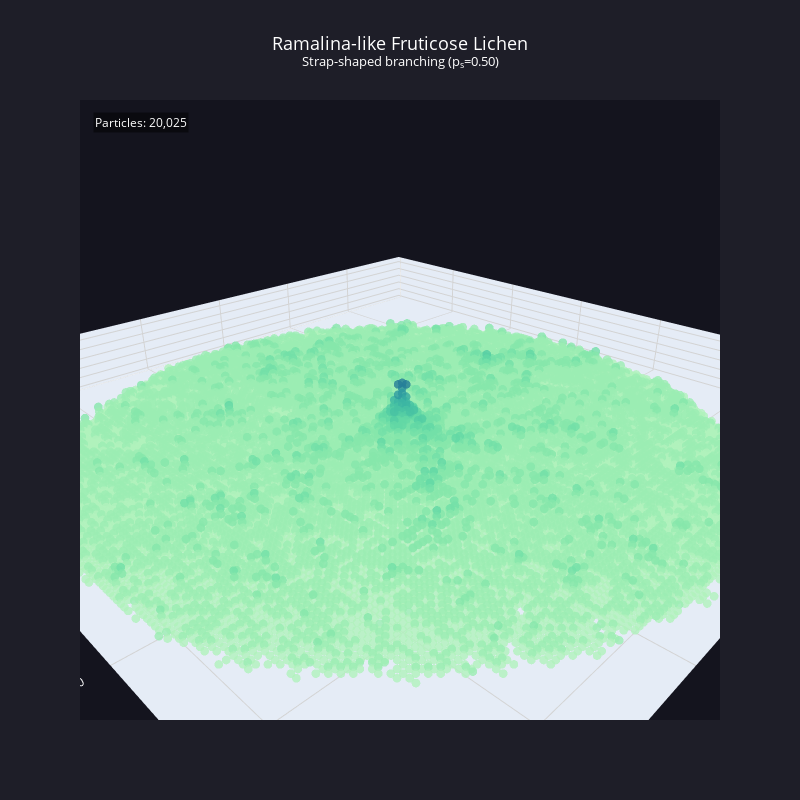

Notebook source saved alongside this figure:
### Code cell
# Visualize Ramalina-like structure
plot_fruticose_3d(
    ramalina_grid,
    title="Ramalina-like Fruticose Lichen<br><sup>Strap-shaped branching (p<sub>s</sub>=0.50)</sup>",
    colorscale='Tealgrn',
    subsample=1,
    point_size=3
)

### Figure 1 — Plotly figure (JSON) as saved in the notebook; plotly's stock layout.template omitted (floating-point values rounded to 4 significant figures; data arrays with more than 128 entries replaced by an {"elided": "..."} marker saying what was removed)
{"data": [{"hovertemplate": "x: %{x}<br>y: %{y}<br>z: %{z}<extra></extra>", "marker": {"color": {"elided": "19403 float values"}, "colorscale": [[0, "rgb(176, 242, 188)"], [0.1667, "rgb(137, 232, 172)"], [0.3333, "rgb(103, 219, 165)"], [0.5, "rgb(76, 200, 163)"], [0.6667, "rgb(56, 178, 163)"], [0.8333, "rgb(44, 152, 160)"], [1, "rgb(37, 125, 152)"]], "line": {"width": 0}, "opacity": 0.8, "size": 3}, "mode": "markers", "type": "scatter3d", "x": {"elided": "19403 int values"}, "y": {"elided": "19403 int values"}, "z": {"elided": "19403 int values"}}], "layout": {"annotations": [{"bgcolor": "rgba(0,0,0,0.5)", "font": {"color": "white", "size": 12}, "showarrow": false, "text": "Particles: 20,025", "x": 0.02, "xref": "paper", "y": 0.98, "yref": "paper"}], "font": {"color": "white"}, "height": 800, "paper_bgcolor": "rgb(30, 30, 40)", "scene": {"aspectmode": "data", "bgcolor": "rgb(20, 20, 30)", "camera": {"eye": {"x": 1.5, "y": 1.5, "z": 1}, "up": {"x": 0, "y": 0, "z": 1}}, "xaxis": {"gridcolor": "lightgray", "showgrid": true, "title": {"text": "X"}}, "yaxis": {"gridcolor": "lightgray", "showgrid": true, "title": {"text": "Y"}}, "zaxis": {"gridcolor": "lightgray", "showgrid": true, "title": {"text": "Height"}}}, "title": {"font": {"size": 18}, "text": "Ramalina-like Fruticose Lichen<br><sup>Strap-shaped branching (p<sub>s</sub>=0.50)</sup>", "x": 0.5}, "width": 800}}
